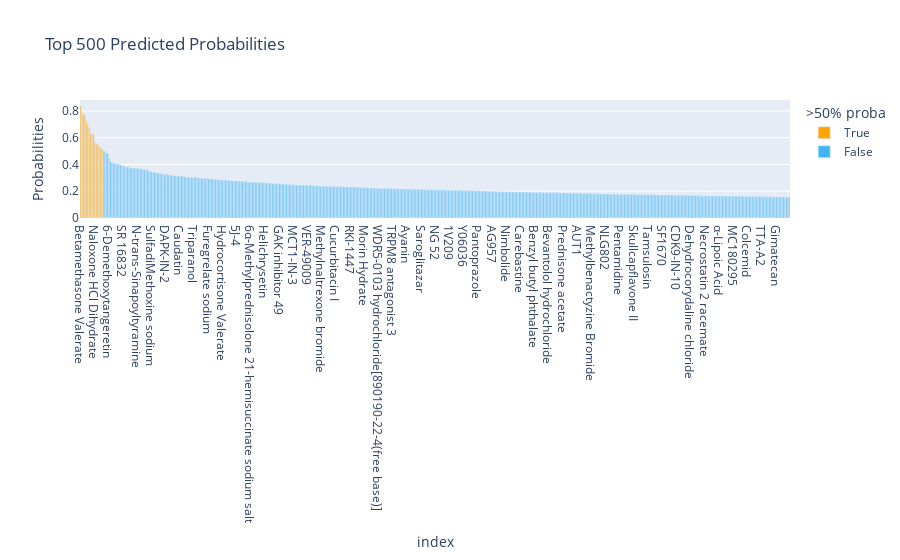

This figure's notebook cell:
### Code cell
import plotly.express as px

fig = px.bar(predictions.nlargest(500,columns='y_proba'),y='y_proba',color='y_pred', color_discrete_sequence=['orange','#42b6f5'],title="Top 500 Predicted Probabilities",labels={'y_proba':'Probabilities','y_pred':'>50% proba'})
fig.show()

### Figure 1 — Plotly figure (JSON) as saved in the notebook; plotly's stock layout.template omitted (floating-point values rounded to 4 significant figures; data arrays with more than 128 entries replaced by an {"elided": "..."} marker saying what was removed)
{"data": [{"alignmentgroup": "True", "hovertemplate": ">50% proba=True<br>index=%{x}<br>Probabilities=%{y}<extra></extra>", "legendgroup": "True", "marker": {"color": "orange", "pattern": {"shape": ""}}, "name": "True", "offsetgroup": "True", "orientation": "v", "showlegend": true, "textposition": "auto", "type": "bar", "x": ["Betamethasone Valerate", "Guvacine hydrochloride", "Rofleponide", "Isoguvacine hydrochloride", "Diflucortolone valerate", "Decursinol angelate", "Fluticasone furoate", "Fluorometholone Acetate", "Dexamethasone Sodium Phosphate", "Dexamethasone Phosphate disodium", "Naloxone HCl Dihydrate", "YK-3-237", "Ouabain", "Difluprednate", "O4I2", "GW-870086", "Dexamethasone palmitate"], "xaxis": "x", "y": [0.8378, 0.7881, 0.7743, 0.7705, 0.7207, 0.699, 0.6753, 0.632, 0.6294, 0.6294, 0.5653, 0.5551, 0.5472, 0.5398, 0.5196, 0.5171, 0.5033], "yaxis": "y"}, {"alignmentgroup": "True", "hovertemplate": ">50% proba=False<br>index=%{x}<br>Probabilities=%{y}<extra></extra>", "legendgroup": "False", "marker": {"color": "#42b6f5", "pattern": {"shape": ""}}, "name": "False", "offsetgroup": "False", "orientation": "v", "showlegend": true, "textposition": "auto", "type": "bar", "x": {"elided": "483 str values"}, "xaxis": "x", "y": {"elided": "483 float values"}, "yaxis": "y"}], "layout": {"barmode": "relative", "legend": {"title": {"text": ">50% proba"}, "tracegroupgap": 0}, "title": {"text": "Top 500 Predicted Probabilities"}, "xaxis": {"anchor": "y", "domain": [0, 1], "title": {"text": "index"}}, "yaxis": {"anchor": "x", "domain": [0, 1], "title": {"text": "Probabilities"}}}}
